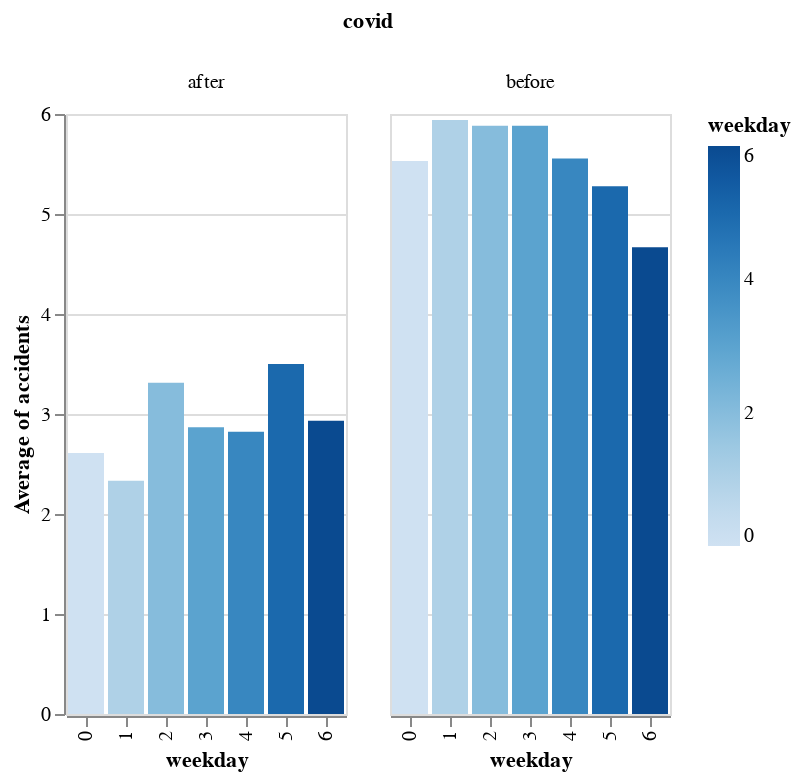

The notebook cell this image was saved under:
### Markdown cell above
### Question 1 
**Are accidents more frequent during weekdays or weekends? Is there any difference between before COVID-19 and after**
We decided that we wanted to obtain a visualization which showed the amount of accidents while allowing the reader to easily compare the difference between both weekday/weekend and before/after covid. 

Therefore, we needed a visualization which allowed to both present a quantity and allow for easy comparisons depending on groupings. We decided that a focus needed to be made on facilitating comparisons of the trend, more than on showing precise information about the distribution of the accidents.

To begin with, we plotted a groupped barplot in which we plotted the number of accidents per day of the week, groupped by before or after covid. We decided that encoding seven distinct values (and therefore bars) was not necessary and could distract the reader. Furthermore, the differences between weekdays were not large. Therefore we decided to plot only for weekday and weekend.

In consequence, we repeated the groupped bar plot calculating the mean of weekday and weekend day accidents and again groupped depending on before or after covid.

At this step we also asked ourselves wether we should group by weekend or covid. As shown in the following graphs, we tried both.

### Code cell
# create coolumn weekday/weekend
df['weekday'] = df['date'].dt.dayofweek 
# We create a column that says wether before or after covid
df['covid'] = df['date'].dt.year
# give name
df['covid'] = df['covid'].replace([2018,2020],['before','after'])

alt.Chart(df[["covid","weekday","date"]]).mark_bar().transform_aggregate(
    accidents = 'count()',
    groupby=['weekday','date','covid']
).encode(
    x='weekday:N',
    y='average(accidents):Q',
    color='weekday',
    column = "covid:N"
)

### Figure 1 — Vega-Lite specification as saved in the notebook (floating-point values rounded to 4 significant figures; data arrays with more than 128 entries replaced by an {"elided": "..."} marker saying what was removed)
{"config": {"view": {"continuousWidth": 300, "continuousHeight": 300}}, "data": {"name": "data-5e194610bca5d6c7045055b91e7b5e84"}, "mark": {"type": "bar"}, "encoding": {"color": {"field": "weekday", "type": "quantitative"}, "column": {"field": "covid", "type": "nominal"}, "x": {"field": "weekday", "type": "nominal"}, "y": {"aggregate": "average", "field": "accidents", "type": "quantitative"}}, "transform": [{"aggregate": [{"op": "count", "as": "accidents"}], "groupby": ["weekday", "date", "covid"]}], "$schema": "https://vega.github.io/schema/vega-lite/v5.15.1.json", "datasets": {"data-5e194610bca5d6c7045055b91e7b5e84": {"elided": "1000 records"}}}
